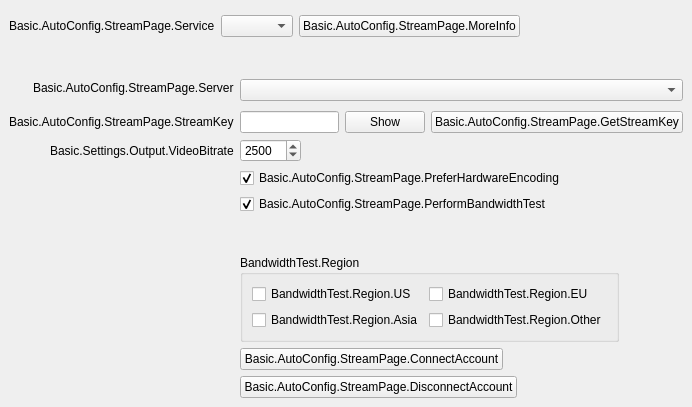
<?xml version="1.0" encoding="UTF-8"?>
<ui version="4.0">
 <class>AutoConfigStreamPage</class>
 <widget class="QWidget" name="AutoConfigStreamPage">
  <property name="geometry">
   <rect>
    <x>0</x>
    <y>0</y>
    <width>692</width>
    <height>407</height>
   </rect>
  </property>
  <property name="windowTitle">
   <string notr="true"/>
  </property>
  <layout class="QVBoxLayout" name="verticalLayout">
   <property name="spacing">
    <number>0</number>
   </property>
   <property name="leftMargin">
    <number>0</number>
   </property>
   <property name="topMargin">
    <number>0</number>
   </property>
   <property name="rightMargin">
    <number>0</number>
   </property>
   <property name="bottomMargin">
    <number>0</number>
   </property>
   <item>
    <widget class="QWidget" name="widget" native="true">
     <property name="sizePolicy">
      <sizepolicy hsizetype="Preferred" vsizetype="Maximum">
       <horstretch>0</horstretch>
       <verstretch>0</verstretch>
      </sizepolicy>
     </property>
     <layout class="QFormLayout" name="topLayout">
      <property name="fieldGrowthPolicy">
       <enum>QFormLayout::ExpandingFieldsGrow</enum>
      </property>
      <property name="labelAlignment">
       <set>Qt::AlignRight|Qt::AlignTrailing|Qt::AlignVCenter</set>
      </property>
      <property name="bottomMargin">
       <number>12</number>
      </property>
      <item row="0" column="0">
       <spacer name="horizontalSpacer_6">
        <property name="orientation">
         <enum>Qt::Horizontal</enum>
        </property>
        <property name="sizeType">
         <enum>QSizePolicy::Fixed</enum>
        </property>
        <property name="sizeHint" stdset="0">
         <size>
          <width>87</width>
          <height>0</height>
         </size>
        </property>
       </spacer>
      </item>
      <item row="1" column="0">
       <widget class="QLabel" name="serviceLabel">
        <property name="text">
         <string>Basic.AutoConfig.StreamPage.Service</string>
        </property>
        <property name="buddy">
         <cstring>service</cstring>
        </property>
       </widget>
      </item>
      <item row="1" column="1">
       <widget class="QWidget" name="moreInfoWidget" native="true">
        <layout class="QHBoxLayout" name="horizontalLayout_6">
         <property name="leftMargin">
          <number>0</number>
         </property>
         <property name="topMargin">
          <number>0</number>
         </property>
         <property name="rightMargin">
          <number>0</number>
         </property>
         <property name="bottomMargin">
          <number>0</number>
         </property>
         <item>
          <widget class="QComboBox" name="service"/>
         </item>
         <item>
          <widget class="UrlPushButton" name="moreInfoButton">
           <property name="text">
            <string>Basic.AutoConfig.StreamPage.MoreInfo</string>
           </property>
          </widget>
         </item>
        </layout>
       </widget>
      </item>
      <item row="2" column="1">
       <spacer name="verticalSpacer">
        <property name="orientation">
         <enum>Qt::Vertical</enum>
        </property>
        <property name="sizeHint" stdset="0">
         <size>
          <width>12</width>
          <height>12</height>
         </size>
        </property>
       </spacer>
      </item>
     </layout>
    </widget>
   </item>
   <item>
    <widget class="QStackedWidget" name="stackedWidget">
     <property name="currentIndex">
      <number>1</number>
     </property>
     <widget class="QWidget" name="loginPage">
      <layout class="QFormLayout" name="loginPageLayout">
       <property name="fieldGrowthPolicy">
        <enum>QFormLayout::ExpandingFieldsGrow</enum>
       </property>
       <property name="labelAlignment">
        <set>Qt::AlignRight|Qt::AlignTrailing|Qt::AlignVCenter</set>
       </property>
       <item row="0" column="0">
        <spacer name="horizontalSpacer_3">
         <property name="orientation">
          <enum>Qt::Horizontal</enum>
         </property>
         <property name="sizeType">
          <enum>QSizePolicy::Fixed</enum>
         </property>
         <property name="sizeHint" stdset="0">
          <size>
           <width>87</width>
           <height>17</height>
          </size>
         </property>
        </spacer>
       </item>
       <item row="0" column="1">
        <layout class="QHBoxLayout" name="horizontalLayout">
         <item>
          <widget class="QPushButton" name="connectAccount">
           <property name="text">
            <string>Basic.AutoConfig.StreamPage.ConnectAccount</string>
           </property>
          </widget>
         </item>
         <item>
          <spacer name="horizontalSpacer_4">
           <property name="orientation">
            <enum>Qt::Horizontal</enum>
           </property>
           <property name="sizeHint" stdset="0">
            <size>
             <width>40</width>
             <height>20</height>
            </size>
           </property>
          </spacer>
         </item>
        </layout>
       </item>
       <item row="1" column="0">
        <spacer name="horizontalSpacer_7">
         <property name="orientation">
          <enum>Qt::Horizontal</enum>
         </property>
         <property name="sizeType">
          <enum>QSizePolicy::Fixed</enum>
         </property>
         <property name="sizeHint" stdset="0">
          <size>
           <width>87</width>
           <height>17</height>
          </size>
         </property>
        </spacer>
       </item>
       <item row="1" column="1">
        <layout class="QHBoxLayout" name="horizontalLayout_5">
         <item>
          <widget class="QPushButton" name="useStreamKey">
           <property name="text">
            <string>Basic.AutoConfig.StreamPage.UseStreamKey</string>
           </property>
          </widget>
         </item>
         <item>
          <spacer name="horizontalSpacer_8">
           <property name="orientation">
            <enum>Qt::Horizontal</enum>
           </property>
           <property name="sizeHint" stdset="0">
            <size>
             <width>40</width>
             <height>20</height>
            </size>
           </property>
          </spacer>
         </item>
        </layout>
       </item>
      </layout>
     </widget>
     <widget class="QWidget" name="streamkeyPage">
      <layout class="QFormLayout" name="streamkeyPageLayout">
       <property name="fieldGrowthPolicy">
        <enum>QFormLayout::ExpandingFieldsGrow</enum>
       </property>
       <property name="labelAlignment">
        <set>Qt::AlignRight|Qt::AlignTrailing|Qt::AlignVCenter</set>
       </property>
       <item row="0" column="0">
        <widget class="QLabel" name="serverLabel">
         <property name="text">
          <string>Basic.AutoConfig.StreamPage.Server</string>
         </property>
        </widget>
       </item>
       <item row="0" column="1">
        <widget class="QStackedWidget" name="serverStackedWidget">
         <property name="currentIndex">
          <number>0</number>
         </property>
         <widget class="QWidget" name="servicePage">
          <layout class="QHBoxLayout" name="horizontalLayout_2">
           <property name="leftMargin">
            <number>0</number>
           </property>
           <property name="topMargin">
            <number>0</number>
           </property>
           <property name="rightMargin">
            <number>0</number>
           </property>
           <property name="bottomMargin">
            <number>0</number>
           </property>
           <item>
            <widget class="QComboBox" name="server"/>
           </item>
          </layout>
         </widget>
         <widget class="QWidget" name="customPage">
          <layout class="QHBoxLayout" name="horizontalLayout_3">
           <property name="leftMargin">
            <number>0</number>
           </property>
           <property name="topMargin">
            <number>0</number>
           </property>
           <property name="rightMargin">
            <number>0</number>
           </property>
           <property name="bottomMargin">
            <number>0</number>
           </property>
           <item>
            <widget class="QLineEdit" name="customServer"/>
           </item>
          </layout>
         </widget>
        </widget>
       </item>
       <item row="1" column="0">
        <widget class="QLabel" name="streamKeyLabel">
         <property name="text">
          <string>Basic.AutoConfig.StreamPage.StreamKey</string>
         </property>
         <property name="openExternalLinks">
          <bool>true</bool>
         </property>
         <property name="buddy">
          <cstring>key</cstring>
         </property>
        </widget>
       </item>
       <item row="1" column="1">
        <widget class="QWidget" name="streamKeyWidget" native="true">
         <layout class="QHBoxLayout" name="horizontalLayout_4">
          <property name="leftMargin">
           <number>0</number>
          </property>
          <property name="topMargin">
           <number>0</number>
          </property>
          <property name="rightMargin">
           <number>0</number>
          </property>
          <property name="bottomMargin">
           <number>0</number>
          </property>
          <item>
           <widget class="QLineEdit" name="key">
            <property name="inputMask">
             <string notr="true"/>
            </property>
            <property name="text">
             <string notr="true"/>
            </property>
            <property name="echoMode">
             <enum>QLineEdit::Password</enum>
            </property>
           </widget>
          </item>
          <item>
           <widget class="QPushButton" name="show">
            <property name="text">
             <string>Show</string>
            </property>
           </widget>
          </item>
          <item>
           <widget class="UrlPushButton" name="streamKeyButton">
            <property name="text">
             <string>Basic.AutoConfig.StreamPage.GetStreamKey</string>
            </property>
           </widget>
          </item>
         </layout>
        </widget>
       </item>
       <item row="2" column="0">
        <widget class="QLabel" name="bitrateLabel">
         <property name="text">
          <string>Basic.Settings.Output.VideoBitrate</string>
         </property>
         <property name="buddy">
          <cstring>bitrate</cstring>
         </property>
        </widget>
       </item>
       <item row="2" column="1">
        <widget class="QSpinBox" name="bitrate">
         <property name="suffix">
          <string notr="true"/>
         </property>
         <property name="minimum">
          <number>500</number>
         </property>
         <property name="maximum">
          <number>10000</number>
         </property>
         <property name="value">
          <number>2500</number>
         </property>
        </widget>
       </item>
       <item row="3" column="1">
        <widget class="QCheckBox" name="preferHardware">
         <property name="toolTip">
          <string>Basic.AutoConfig.StreamPage.PreferHardwareEncoding.ToolTip</string>
         </property>
         <property name="text">
          <string>Basic.AutoConfig.StreamPage.PreferHardwareEncoding</string>
         </property>
         <property name="checked">
          <bool>true</bool>
         </property>
        </widget>
       </item>
       <item row="4" column="1">
        <widget class="QCheckBox" name="doBandwidthTest">
         <property name="text">
          <string>Basic.AutoConfig.StreamPage.PerformBandwidthTest</string>
         </property>
         <property name="checked">
          <bool>true</bool>
         </property>
        </widget>
       </item>
       <item row="6" column="1">
        <widget class="QGroupBox" name="region">
         <property name="title">
          <string>BandwidthTest.Region</string>
         </property>
         <layout class="QGridLayout" name="gridLayout">
          <item row="2" column="0">
           <widget class="QCheckBox" name="regionAsia">
            <property name="text">
             <string>BandwidthTest.Region.Asia</string>
            </property>
           </widget>
          </item>
          <item row="0" column="0">
           <widget class="QCheckBox" name="regionUS">
            <property name="text">
             <string>BandwidthTest.Region.US</string>
            </property>
           </widget>
          </item>
          <item row="0" column="1">
           <widget class="QCheckBox" name="regionEU">
            <property name="text">
             <string>BandwidthTest.Region.EU</string>
            </property>
           </widget>
          </item>
          <item row="2" column="1">
           <widget class="QCheckBox" name="regionOther">
            <property name="text">
             <string>BandwidthTest.Region.Other</string>
            </property>
           </widget>
          </item>
         </layout>
        </widget>
       </item>
       <item row="7" column="1">
        <widget class="QPushButton" name="connectAccount2">
         <property name="text">
          <string>Basic.AutoConfig.StreamPage.ConnectAccount</string>
         </property>
        </widget>
       </item>
       <item row="8" column="1">
        <widget class="QPushButton" name="disconnectAccount">
         <property name="text">
          <string>Basic.AutoConfig.StreamPage.DisconnectAccount</string>
         </property>
        </widget>
       </item>
       <item row="5" column="1">
        <spacer name="verticalSpacer_2">
         <property name="orientation">
          <enum>Qt::Vertical</enum>
         </property>
         <property name="sizeHint" stdset="0">
          <size>
           <width>6</width>
           <height>6</height>
          </size>
         </property>
        </spacer>
       </item>
      </layout>
     </widget>
    </widget>
   </item>
  </layout>
 </widget>
 <customwidgets>
  <customwidget>
   <class>UrlPushButton</class>
   <extends>QPushButton</extends>
   <header>url-push-button.hpp</header>
  </customwidget>
 </customwidgets>
 <resources/>
 <connections>
  <connection>
   <sender>connectAccount2</sender>
   <signal>clicked()</signal>
   <receiver>connectAccount</receiver>
   <slot>click()</slot>
   <hints>
    <hint type="sourcelabel">
     <x>382</x>
     <y>279</y>
    </hint>
    <hint type="destinationlabel">
     <x>114</x>
     <y>82</y>
    </hint>
   </hints>
  </connection>
 </connections>
</ui>
